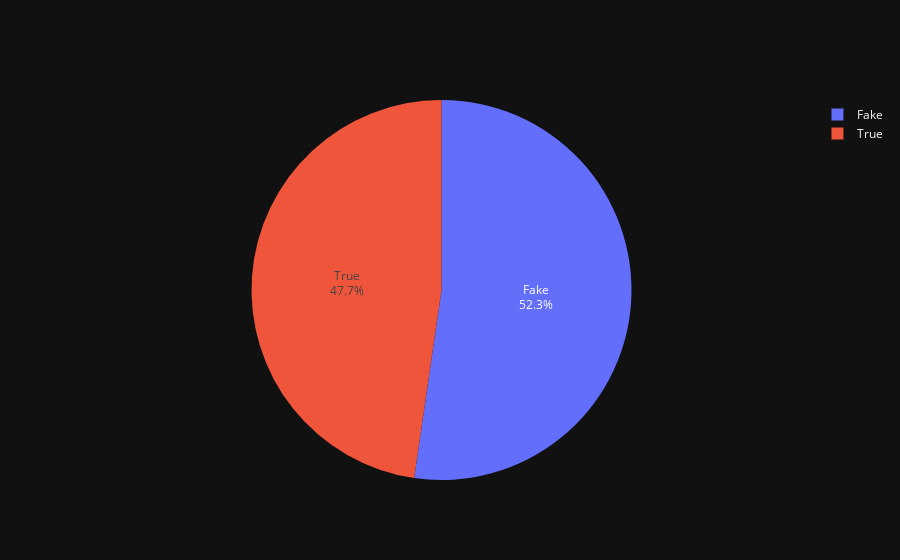

Here is the notebook cell this chart was saved with:
### Markdown cell above
<h1>Exploratory Data Analysis</h1>

### Code cell
fig = go.Figure()

to_plot = data.value_counts('target')

fig.add_trace(go.Pie(
    labels = to_plot.index.map({0: 'Fake', 1: 'True'}),
    values = to_plot.values,
    textinfo = 'label+percent'
))

fig.update_layout(
    template = 'plotly_dark'
)

### Figure 1 — Plotly figure (JSON) as saved in the notebook; plotly's stock layout.template omitted (floating-point values rounded to 4 significant figures)
{"data": [{"labels": ["Fake", "True"], "textinfo": "label+percent", "type": "pie", "values": [23481, 21417]}], "layout": {}}
